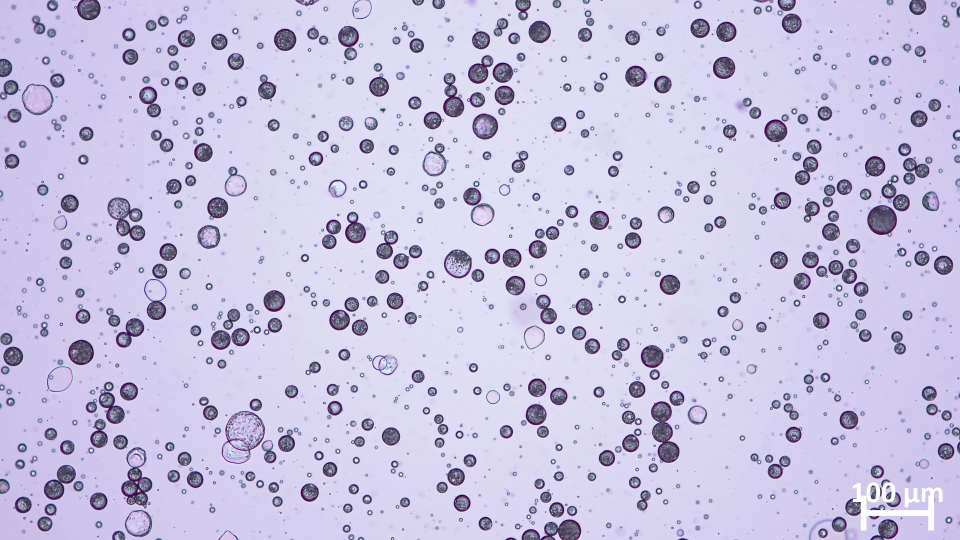
#> input picture 10min.jpg, 1920 x 1080 px (shown at 1/2 size); its folder holds only this picture in this run
$ python -i 'transforméeHough.py'   (imports and definitions only)
#> lines starting #> are read from the running program, lines starting #| are printed output that depends on the picture

##ce programme est disponible publiquement sous licence MIT. Pour plus d'informations contacter le proprietaire du repo.


import cv2
import numpy as np
import tkinter as tk
from tkinter import filedialog, messagebox
from PIL import Image, ImageTk
import os
from collections import Counter
import pyexcel_ods
from datetime import datetime
from tkinter import ttk
from skimage import color
from skimage.exposure import rescale_intensity

# Enable OpenCL
# [1 line not run here, left out]

class CircleDetectionApp:
    def __init__(self):
        self.root = tk.Tk()
        self.root.title("Circle Detection Application")
        self.image_path = None
        self.output_dir = None
        self.image_display = None
        self.thumbnail_label = None
        self.status_label = None
        self.file_prefix = tk.StringVar(value="test")
        self.image_paths = []
        self.batch_mode = False
        self.he_process = tk.BooleanVar(value=False)

        # Add H&E parameters
        self.he_params = {
            'h_vector': [0.644211, 0.716556, 0.266844],
            'e_vector': [0.092789, 0.954111, 0.283111],
            'lower_threshold': tk.IntVar(value=71),  # Default to 71%
            'upper_threshold': tk.IntVar(value=255),
            'dark_background': tk.BooleanVar(value=True),
            'stack_histogram': tk.BooleanVar(value=False),
            'dont_reset_range': tk.BooleanVar(value=True),
            'raw_values': tk.BooleanVar(value=False),
            'sixteen_bit': tk.BooleanVar(value=False)
        }

        self.current_img_cpu = None
        self.current_circles = None
        self.current_params = None
        self.save_button = None  # Add reference for save button

        self.params = {
            'minRadius': tk.IntVar(value=1),
            'maxRadius': tk.IntVar(value=100),
            'dp': tk.DoubleVar(value=1.0),
            'param2': tk.IntVar(value=30)  # Add param2 with default value
        }

        self.setup_gui()

    def setup_gui(self):
        # Main container
        main_container = ttk.Frame(self.root)
        main_container.pack(fill='both', expand=True, padx=5, pady=5)

        # Left frame for controls
        controls_frame = ttk.Frame(main_container)
        controls_frame.pack(side='left', fill='y', padx=5)

        # Right frame for image display
        display_frame = ttk.LabelFrame(main_container, text="Image Preview")
        display_frame.pack(side='right', fill='both', expand=True, padx=5)

        self.image_display = ttk.Label(display_frame)
        self.image_display.pack(fill='both', expand=True, padx=5, pady=5)

        # Parameters with default values
        # File selection frame with thumbnail
        file_frame = ttk.LabelFrame(controls_frame, text="File Selection", padding=5)
        file_frame.pack(fill='x', padx=5, pady=5)

        # Left side for file selection
        file_select_frame = ttk.Frame(file_frame)
        file_select_frame.pack(side='left', fill='x', expand=True)

        self.image_label = ttk.Label(file_select_frame, text="No image selected")
        self.image_label.pack(side='left', padx=5)
        ttk.Button(file_select_frame, text="Select Image", command=self.select_image).pack(side='right', padx=5)

        # Right side for thumbnail
        thumbnail_frame = ttk.Frame(file_frame)
        thumbnail_frame.pack(side='right', padx=5)
        self.thumbnail_label = ttk.Label(thumbnail_frame)
        self.thumbnail_label.pack()

        # Add batch processing options to file selection frame
        batch_frame = ttk.Frame(file_select_frame)
        batch_frame.pack(side='right', padx=5)
        ttk.Button(batch_frame, text="Select Images", command=self.select_multiple_images).pack(side='top', pady=2)
        ttk.Button(batch_frame, text="Select Folder", command=self.select_image_folder).pack(side='bottom', pady=2)

        # Output directory frame
        output_frame = ttk.LabelFrame(controls_frame, text="Output Directory", padding=5)
        output_frame.pack(fill='x', padx=5, pady=5)

        self.output_label = ttk.Label(output_frame, text="No directory selected")
        self.output_label.pack(side='left', padx=5)

        ttk.Button(output_frame, text="Select Directory", command=self.select_output).pack(side='right', padx=5)

        # Parameters frame
        params_frame = ttk.LabelFrame(controls_frame, text="Parameters", padding=5)
        params_frame.pack(fill='x', padx=5, pady=5)

        # Create labels to show values
        self.value_labels = {}

        # Create and pack sliders with their value labels
        for param_name, label_text in [
            ('minRadius', 'Minimum Radius:'),
            ('maxRadius', 'Maximum Radius:'),
            ('dp', 'DP:'),
            ('param2', 'Sensitivity:')  # Add param2 slider
        ]:
            frame = ttk.Frame(params_frame)
            frame.pack(fill='x', padx=5, pady=5)

            ttk.Label(frame, text=label_text).pack(side='left')
            self.value_labels[param_name] = ttk.Label(frame, text=f"Value: {self.params[param_name].get():.1f}")
            self.value_labels[param_name].pack(side='right')

            slider = ttk.Scale(
                params_frame,
                from_=(0 if param_name == 'dp' else 1),
                to=(1.0 if param_name == 'dp' else (100 if param_name == 'param2' else 300)),  # Different range for param2
                variable=self.params[param_name],
                orient='horizontal'
            )
            slider.pack(fill='x', padx=5)

            # Bind value change to label update
            self.params[param_name].trace_add('write', lambda *args, pn=param_name: self.update_label(pn))

        # Add H&E processing checkbox and parameters
        he_frame = ttk.LabelFrame(controls_frame, text="H&E Processing")
        he_frame.pack(fill='x', padx=5, pady=5)

        # Checkbox
        ttk.Checkbutton(he_frame, text="Apply H&E Processing",
                       variable=self.he_process,
                       command=self.toggle_he_params).pack(pady=5)

        # H&E Parameters (initially hidden)
        self.he_params_frame = ttk.Frame(he_frame)

        # Threshold controls
        thresh_frame = ttk.LabelFrame(self.he_params_frame, text="Threshold")
        thresh_frame.pack(fill='x', padx=5, pady=5)

        # Lower and upper threshold sliders
        lower_frame = ttk.Frame(thresh_frame)
        lower_frame.pack(fill='x', padx=5, pady=2)
        ttk.Label(lower_frame, text="Lower:").pack(side='left')
        ttk.Scale(lower_frame, from_=0, to=255,
                 variable=self.he_params['lower_threshold'],
                 orient='horizontal').pack(side='right', fill='x', expand=True)

        upper_frame = ttk.Frame(thresh_frame)
        upper_frame.pack(fill='x', padx=5, pady=2)
        ttk.Label(upper_frame, text="Upper:").pack(side='left')
        ttk.Scale(upper_frame, from_=0, to=255,
                 variable=self.he_params['upper_threshold'],
                 orient='horizontal').pack(side='right', fill='x', expand=True)

        # Checkboxes
        checks_frame = ttk.Frame(thresh_frame)
        checks_frame.pack(fill='x', padx=5, pady=5)

        ttk.Checkbutton(checks_frame, text="Dark background",
                       variable=self.he_params['dark_background']).pack(anchor='w')
        ttk.Checkbutton(checks_frame, text="Stack histogram",
                       variable=self.he_params['stack_histogram']).pack(anchor='w')
        ttk.Checkbutton(checks_frame, text="Don't reset range",
                       variable=self.he_params['dont_reset_range']).pack(anchor='w')
        ttk.Checkbutton(checks_frame, text="Raw values",
                       variable=self.he_params['raw_values']).pack(anchor='w')
        ttk.Checkbutton(checks_frame, text="16-bit histogram",
                       variable=self.he_params['sixteen_bit']).pack(anchor='w')

        # Process button and status
        process_frame = ttk.Frame(controls_frame)
        process_frame.pack(fill='x', padx=5)
        ttk.Button(process_frame, text="Process Image", command=self.process_image).pack(pady=(10,5))
        self.save_button = ttk.Button(process_frame, text="Save Iteration",
                                    command=self.save_current_iteration, state='disabled')
        self.save_button.pack(pady=(0,5))
        self.status_label = ttk.Label(process_frame, text="Ready", font=('Arial', 9, 'italic'))
        self.status_label.pack(pady=(0,10))

        # File prefix input
        prefix_frame = ttk.Frame(output_frame)
        prefix_frame.pack(fill='x', expand=True)
        ttk.Label(prefix_frame, text="File prefix:").pack(side='left', padx=5)
        ttk.Entry(prefix_frame, textvariable=self.file_prefix).pack(side='left', fill='x', expand=True, padx=5)

    def update_label(self, param_name, *args):
        self.value_labels[param_name].config(text=f"Value: {self.params[param_name].get():.1f}")

    # [335 lines left out: functions select_image, select_multiple_images, select_image_folder, select_output, toggle_he_params, process_he_image and 10 more, not called in this run]

# [3 lines not run here, left out]

>>> import cv2
>>> picture = cv2.imread('10min.jpg', cv2.IMREAD_GRAYSCALE)
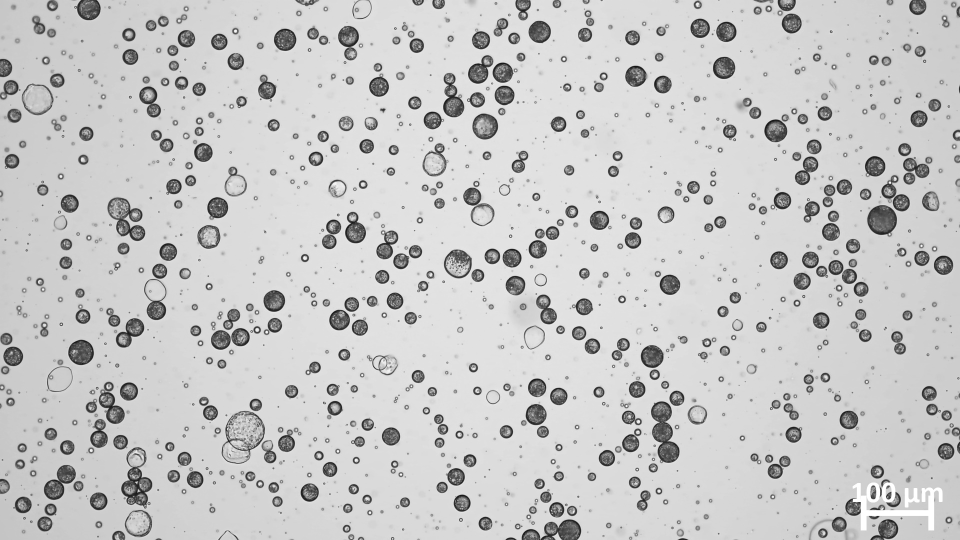
#> picture: shape (1080, 1920) (shown at 1/2 size); min 6, max 255, mean 199.7
>>> result = CircleDetectionApp().process_he_image(picture)
#> (the run stopped early here; a loop or call above may not have finished)
